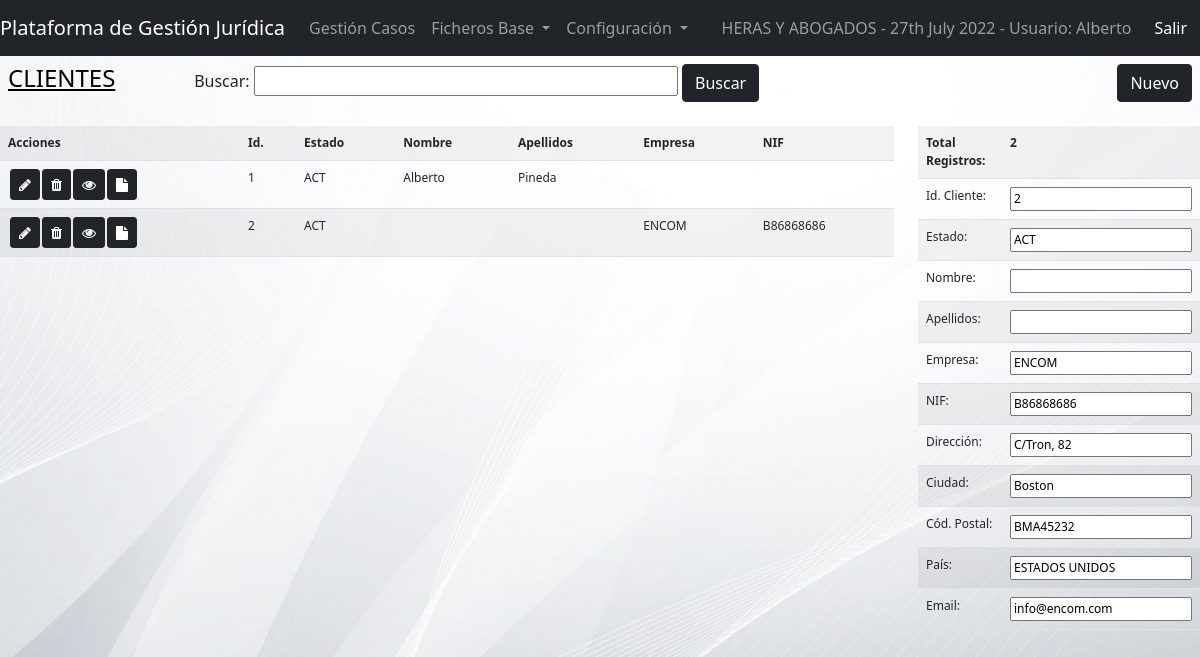
Screenshot of /view/entities.php?identity=2 (signed in) with the database file from the repository.
### tables this page shows
CREATE TABLE IF NOT EXISTS `entities` (
  `ENTId` int(11) NOT NULL AUTO_INCREMENT,
  `ENTType` varchar(10) NOT NULL,
  `ENTStatus` varchar(10) NOT NULL,
  `ENTName` varchar(75) DEFAULT NULL,
  `ENTLastName` varchar(100) DEFAULT NULL,
  `ENTCompany` varchar(100) DEFAULT NULL,
  `ENTFiscalId` varchar(50) DEFAULT NULL,
  `ENTAddress` varchar(175) DEFAULT NULL,
  `ENTCity` varchar(75) DEFAULT NULL,
  `ENTPostalCode` varchar(20) DEFAULT NULL,
  `ENTCountry` varchar(50) DEFAULT NULL,
  `ENTEmail` varchar(150) DEFAULT NULL,
  `ENTPhone` varchar(20) DEFAULT NULL,
  `ENTMobile` varchar(20) DEFAULT NULL,
  `ENTAccount` varchar(50) DEFAULT NULL,
  `ENTPayment` int(11) DEFAULT 0,
  `ENTPaymentDay` int(11) DEFAULT 0,
  `ENTBank` varchar(50) DEFAULT NULL,
  `ENTBillingNotes` varchar(255) DEFAULT NULL,
  `ENTNotes` varchar(255) DEFAULT NULL,
  `ENTDateInsert` datetime DEFAULT NULL,
  `ENTInsertBy` varchar(50) DEFAULT NULL,
  `ENTDateUpdate` datetime DEFAULT NULL,
  `ENTUpdateBy` varchar(50) DEFAULT NULL,
  PRIMARY KEY (`ENTId`)
);

### model/dbcrud.php (called while the page is built, shortened)
<?php
    class dbcrud {
        public function sql ($sql){
            $dbConn = new dbconn();
            $dbConn->connect();
            $conn = $dbConn->getConn();
            $result = $conn->query($sql);
            return $result;
        }
    }
?>

### controller/cntEntity.php (the view, shortened to what this page needs)
<?php
    include_once '../model/dbcrud.php';
    function selectEntities(){
        $entCrud = new dbcrud();
        if (isset ($_SESSION['entfilter'])) {
            $filter = $_SESSION['entfilter'];
            $entSQL = "SELECT * FROM entities WHERE ENTName LIKE '%:filter%' OR ENTLastName LIKE '%:filter%' OR ENTCompany LIKE '%:filter%' OR ENTFiscalId LIKE '%:filter%'";
            $entSQL = str_replace(':filter', $filter, $entSQL);
        }
        else {
            $entSQL = "SELECT * FROM entities";
        }
        echo '<tr>'
                . '<th style="width:240px">Acciones</th><th>Id.</th><th>Estado</th><th>Nombre</th><th>Apellidos</th><th>Empresa</th><th>NIF</th>'
           . '</tr>';
        $result = $entCrud->sql($entSQL);
        if ($result->num_rows > 0) {
          while($row = $result->fetch_assoc()) {
            echo '<tr><td><a href="entitydata.php?update&identity='.$row["ENTId"].'" target="_blank" class="btn btn-dark btn-sm" role="button" data-toggle="tooltip" data-placement="top" title="Editar Cliente" style="margin-left: 2px"><i class="fa fa-pencil" aria-hidden="true"></i></a>'
                    . '<a href="entitydata.php?delete&identity='.$row["ENTId"].'" target="_blank" class="btn btn-dark btn-sm" role="button" data-toggle="tooltip" data-placement="top" title="Eliminar Cliente" style="margin-left: 2px"><i class="fa fa-trash" aria-hidden="true"></i></a>'
                    . '<a href="entities.php?identity='.$row["ENTId"].'" class="btn btn-dark btn-sm" role="button" data-toggle="tooltip" data-placement="top" title="Ver Cliente" style="margin-left: 2px"><i class="fa fa-eye" aria-hidden="true"></i></a>'
                    . '<a href="docs.php?obj=ENTITES&objid='.$row["ENTId"].'" target="_blank" class="btn btn-dark btn-sm" role="button" data-toggle="tooltip" data-placement="top" title="Documentos" style="margin-left: 2px"><i class="fa fa-file" aria-hidden="true"></i></a></td>'
                    . '<td>'.$row["ENTId"].'</td><td>'.$row["ENTStatus"].'</td><td>'.$row["ENTName"].'</td><td>'
                    .$row["ENTLastName"].'</td><td>'.$row["ENTCompany"].'</td><td>'.$row["ENTFiscalId"].'</td>'
                .'</tr>';
            }
        }
        else {
            $_SESSION['numentities'] = 0;
        }
    }
    function showEntity($idEnt){
        $entCrud = new dbcrud();
        $entSQL = "SELECT * FROM entities WHERE ENTId = " . $idEnt;
        $result = $entCrud->sql($entSQL);
        if ($result->num_rows > 0) {
            while($row = $result->fetch_assoc()) {
            echo '<tr><td>Id. Cliente:</td><td><input type="text" name="entid" readonly="true" value="'.$row["ENTId"].'"></td></tr>'
                . '<tr><td>Estado:</td><td><input type="text" name="status" value="'.$row["ENTStatus"].'"></td></tr>'
                . '<tr><td>Nombre:</td><td><input type="text" name="name" value="'.$row["ENTName"].'"></td></tr>'
                . '<tr><td>Apellidos:</td><td><input type="text" name="lastname" value="'.$row["ENTLastName"].'"></td></tr>'
                . '<tr><td>Empresa:</td><td><input type="text" name="company" value="'.$row["ENTCompany"].'"></td></tr>'
                . '<tr><td>NIF:</td><td><input type="text" name="fiscalid" value="'.$row["ENTFiscalId"].'"></td></tr>'
                . '<tr><td>Dirección:</td><td><input type="text" name="address" value="'.$row["ENTAddress"].'"></td></tr>'
                . '<tr><td>Ciudad:</td><td><input type="text" name="city" value="'.$row["ENTCity"].'"></td></tr>'
                . '<tr><td>Cód. Postal:</td><td><input type="text" name="postalcode" value="'.$row["ENTPostalCode"].'"></td></tr>'
                . '<tr><td>País:</td><td><input type="text" name="country" value="'.$row["ENTCountry"].'"></td></tr>'
                . '<tr><td>Email:</td><td><input type="text" name="email" value="'.$row["ENTEmail"].'"></td></tr>';
            }
        }
    }
?>

### view/css/globalstyles.css (style rules this page uses)
.bgsilver { background-image: url('../imgs/bg04.jpg'); background-repeat: no-repeat; background-attachment: fixed; background-size: cover; }

### rows the page displays
entities: ENTId "1", ENTStatus "ACT", ENTName "Alberto", ENTLastName "Pineda"
entities: ENTId "2", ENTStatus "ACT", ENTCompany "ENCOM", ENTFiscalId "B86868686", entid "2", status "ACT", company "ENCOM", fiscalid "B86868686", address "C/Tron, 82", city "Boston", postalcode "BMA45232", country "ESTADOS UNIDOS", email "info@encom.com"

### other values shown
$_SESSION['username'] "Alberto"
$_SESSION['numentities'] "2"
